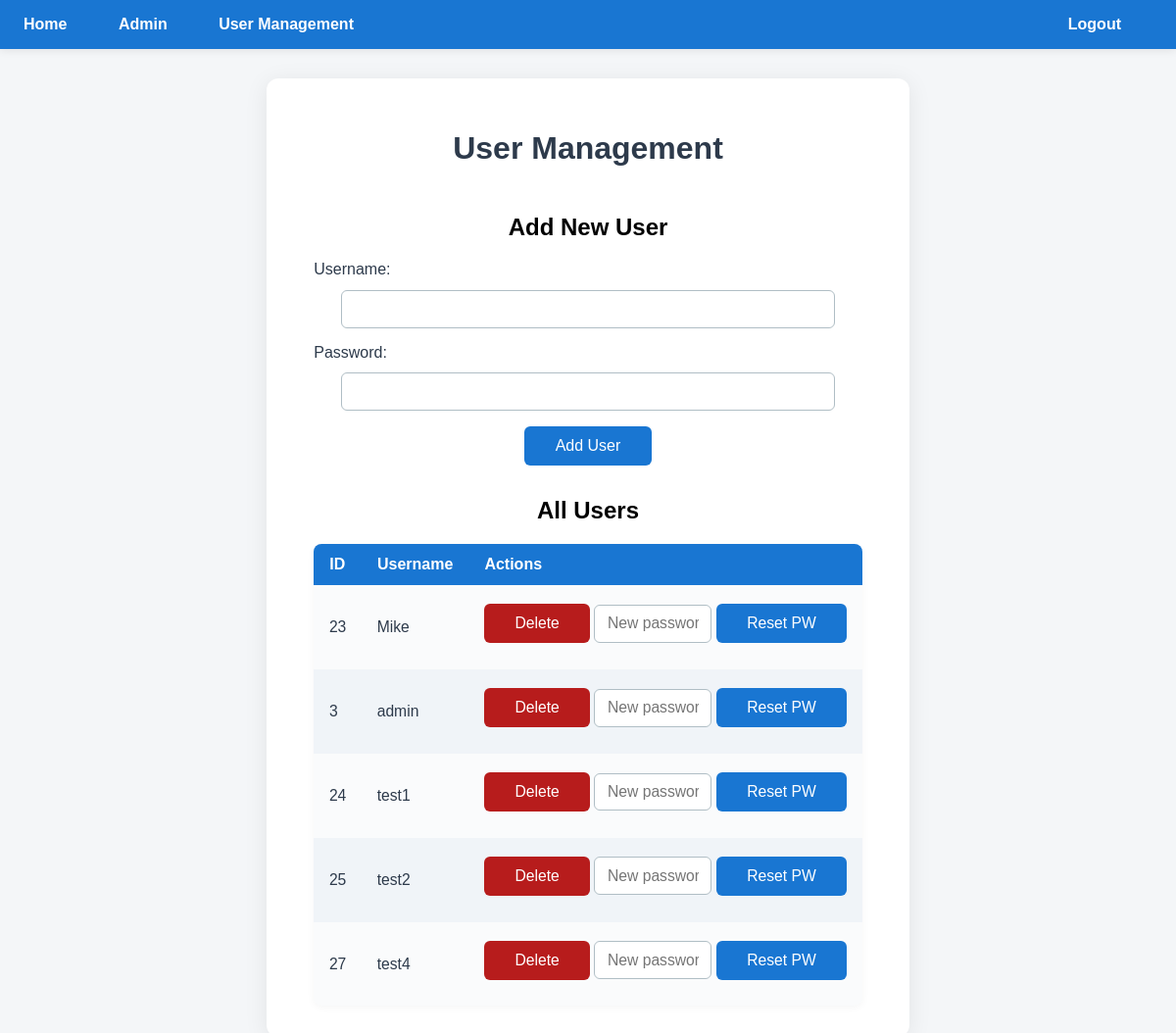
The page /user_management (signed in) on the database its author committed.
### tables this page shows
CREATE TABLE users (
            id INTEGER PRIMARY KEY AUTOINCREMENT,
            username TEXT UNIQUE NOT NULL,
            password TEXT NOT NULL
        );

### app.py (the view)
@app.route('/user_management')
def user_management():
    if not session.get('admin_logged_in'):
        return redirect(url_for('login'))
    db = get_db()
    cursor = db.cursor()
    cursor.execute('SELECT id, username FROM users ORDER BY username ASC')
    users = cursor.fetchall()
    return render_template('user_management.html', users=users)

### app.py (called while the page is built)
def get_db():
    db = getattr(g, '_database', None)
    if db is None:
        db = g._database = sqlite3.connect(DATABASE)
    return db

@app.teardown_appcontext
def close_connection(exception):
    db = getattr(g, '_database', None)
    if db is not None:
        db.close()

### templates/user_management.html (shortened to what this page needs)
<!DOCTYPE html>
<html>
<head>
    <link rel="stylesheet" href="/static/style.css">
</head>
<body>
    {% include 'menu.html' %}
    <div class="container">
        <h1>User Management</h1>
        <h2>Add New User</h2>
        <form id="add-user-form" action="/add_user" method="post" style="margin-bottom:2em;">
            <label for="username">Username:</label>
            <input type="text" id="username" name="username" required>
            <label for="password">Password:</label>
            <input type="password" id="password" name="password" required>
            <button type="submit">Add User</button>
        </form>
        <h2>All Users</h2>
        <table class="attendance-table" id="users-table">
            <thead>
                <tr>
                    <th>ID</th>
                    <th>Username</th>
                    <th>Actions</th>
                </tr>
            </thead>
            <tbody>
                {% for user in users %}
                <tr data-user-id="{{ user[0] }}">
                    <td>{{ user[0] }}</td>
                    <td>{{ user[1] }}</td>
                    <td>
                        <button class="delete-user-btn" data-user-id="{{ user[0] }}" style="background:#b71c1c;">Delete</button>
                        <form action="/reset_password/{{ user[0] }}" method="post" style="display:inline;">
                            <input type="password" name="new_password" placeholder="New password" required style="width:120px;">
                            <button type="submit">Reset PW</button>
                        </form>
                    </td>
                </tr>
                {% endfor %}
            </tbody>
        </table>
    </div>
</body>
</html>

### static/style.css (style rules this page uses)
body { font-family: Arial, sans-serif; margin: 0; background: #f4f6f8; min-height: 100vh; display: flex; align-items: center; justify-content: center; }
.container { background: #fff; padding: 2em 3em; border-radius: 12px; box-shadow: 0 4px 24px rgba(0,0,0,0.08); text-align: center; min-width: 320px; margin-top: 5em; }
h1 { color: #2d3a4b; margin-bottom: 1.5em; }
form { margin-bottom: 1.5em; }
input[type="text"], input[type="password"] { width: 90%; padding: 0.6em 0.8em; margin: 0.5em 0 1em 0; border: 1px solid #b0bec5; border-radius: 6px; font-size: 1em; box-sizing: border-box; transition: border 0.2s; }
label { display: block; text-align: left; margin-bottom: 0.2em; color: #2d3a4b; font-weight: 500; }
button { padding: 0.7em 2em; background: #1976d2; color: #fff; border: none; border-radius: 6px; font-size: 1em; cursor: pointer; transition: background 0.2s; }
.attendance-table { width: 100%; border-collapse: collapse; margin-top: 1em; background: #fafbfc; border-radius: 8px; overflow: hidden; box-shadow: 0 2px 8px rgba(0,0,0,0.04); }
.attendance-table th, .attendance-table td { padding: 0.75em 1em; text-align: left; }
.attendance-table th { background: #1976d2; color: #fff; font-weight: 600; }
.attendance-table tr:nth-child(even) { background: #f0f4f8; }
.attendance-table td { color: #2d3a4b; font-size: 0.98em; }

### rows shown on the page
users: id "23", username "Mike"
users: id "3", username "admin"
users: id "24", username "test1"
users: id "25", username "test2"
users: id "27", username "test4"
